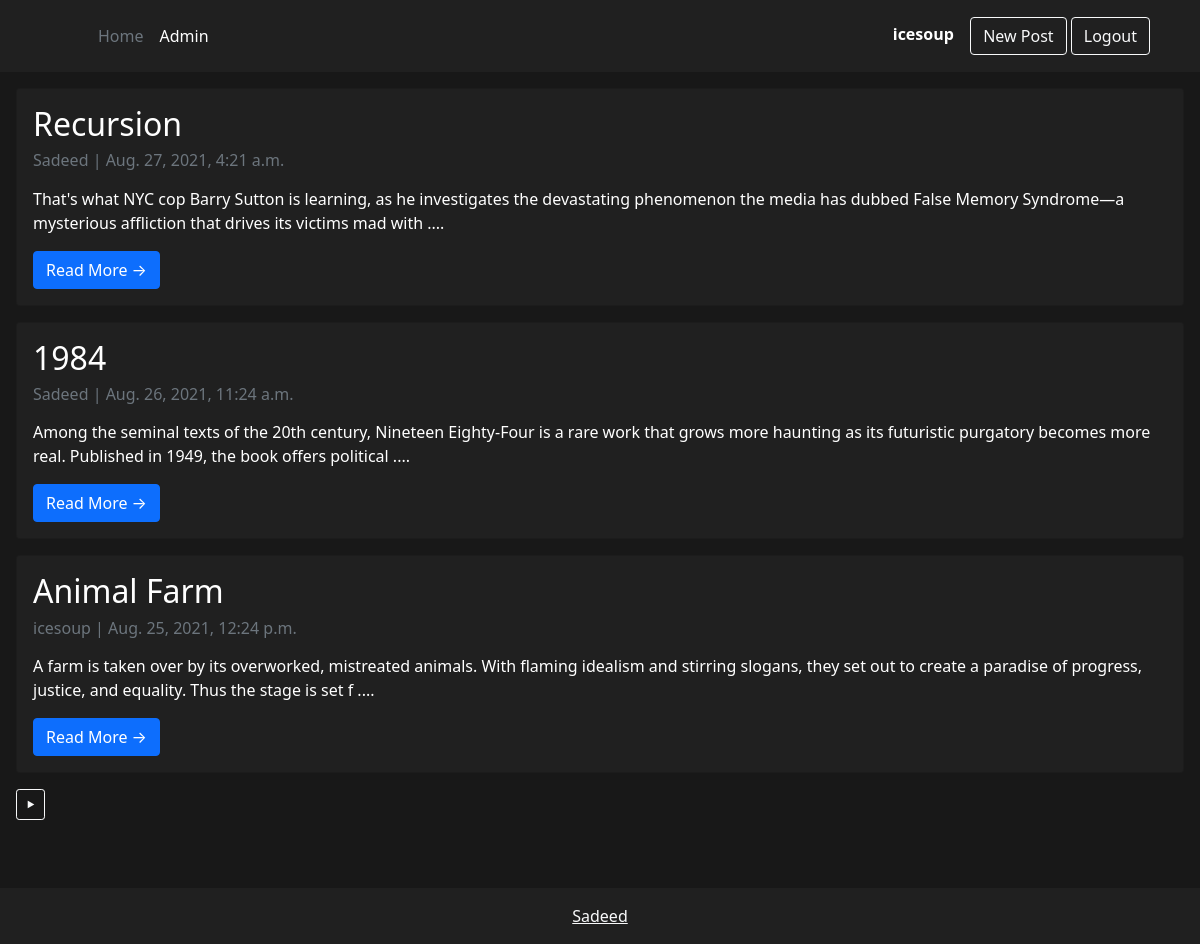
The app's page / (signed in) with its own data.
### blog/models.py (models this page shows, shortened)
class Post(models.Model):
    title = models.CharField(max_length=200, unique=True)
    slug = models.SlugField(max_length=200, unique=True)
    author = models.ForeignKey(
        User, on_delete=models.CASCADE, related_name='blog_posts')
    updatedOn = models.DateTimeField(auto_now=True)
    content = models.TextField()
    createdOn = models.DateTimeField(auto_now_add=True)
    status = models.IntegerField(choices=STATUS, default=1)
    class Meta:
        ordering = ['-createdOn']

### blog/views.py (the view)
# urls.py: path('', views.PostList.as_view(), name='home'),
class PostList(generic.ListView):
    queryset = Post.objects.filter(status=1).order_by('-createdOn')
    template_name = 'blog/index.html'
    paginate_by = 3

### blog/templates/blog/index.html (shortened to what this page needs)
{% extends 'base.html' %}
{% block content %}
    {% for post in post_list %}
        <div class="card m-3" style="background-color: #202020; color: #FFFFFF;">
            <div class="card-body">
                <h2 class="card-title">{{ post.title }}</h2>
                <p class="card-text text-muted h6">{{ post.author }} | {{ post.createdOn}} </p>
                <p class="card-text">{{post.content| slice:":200" | safe }} .... </p>
                <a href="{% url 'post_detail' post.slug  %}" class="btn btn-primary">Read More &rarr;</a>
            </div>
        </div>
    {% endfor %}
{% block pagination %}
    {% if is_paginated %}
    <div class="m-3">
        <div class="pagination">
            <span class="page-links">
                {% if page_obj.has_next %}
                    <a class='btn btn-outline-light btn-sm' href="{{ request.path }}?page={{ page_obj.next_page_number }}">&#x2BC8;</a>
                {% endif %}
            </span>
        </div>
    </div>
    {% endif %}
{% endblock %}
{% endblock content %}

### templates/snippets/header.html (shortened to what this page needs)
<header class="p-3 text-white" style="background-color: #202020">
  <div class="container">
    <div class="d-flex flex-wrap align-items-center justify-content-center justify-content-lg-start">
      <a href="/" class="d-flex align-items-center mb-2 mb-lg-0 text-white text-decoration-none">
        <svg class="bi me-2" width="40" height="32" role="img" aria-label="Bootstrap"><use xlink:href="#bootstrap"/></svg>
      </a>
      <ul class="nav col-12 col-lg-auto me-lg-auto mb-2 justify-content-center mb-md-0">
        <li><a href="{% url 'home' %}" class="nav-link px-2 text-secondary">Home</a></li>
        <li><a href="/admin" class="nav-link px-2 text-white">Admin</a></li>
      </ul>
      <div class="text-end">
        {% if user.is_authenticated %}
        <b>{{ user.username }}</b> &ensp;
        <a role="button" href="{% url 'post_new' %}" class="btn btn-outline-light" >New Post</a>
        <a role="button" href="/accounts/logout" class="btn btn-outline-light me-2">Logout</a>
        {% else %}
        <a role="button" href='/accounts/login' class="btn btn-outline-light me-2">Login</a>
        <a role="button" href="{% url 'register' %}" class="btn btn-outline-light me-2">Register</a>
        {% endif %}
      </div>
    </div>
  </div>
</header>

### templates/snippets/base_css.html (style rules this page uses)
body { background-color: #181818; }
:root { --main-background-color: #181818; --dark-background-color: #202020; --secondary-text-color: #AAAAAA; --light-primary-text-color: #FFFFFF; }

### records on screen
Post: title "Recursion", author "Sadeed", createdOn "Aug. 27, 2021, 4:21 a.m.", content "That's what NYC cop Barry Sutton is learning, as he investigates the devastating phenomenon the media has dubbed False Memory Syndrome—a mysterious affliction that drives its victims mad with"
Post: title "1984", author "Sadeed", createdOn "Aug. 26, 2021, 11:24 a.m.", content "Among the seminal texts of the 20th century, Nineteen Eighty-Four is a rare work that grows more haunting as its futuristic purgatory becomes more real. Published in 1949, the book offers political"
Post: title "Animal Farm", author "icesoup", createdOn "Aug. 25, 2021, 12:24 p.m.", content "A farm is taken over by its overworked, mistreated animals. With flaming idealism and stirring slogans, they set out to create a paradise of progress, justice, and equality. Thus the stage is set f"

### other values on screen
{{ user.username }} "icesoup"
